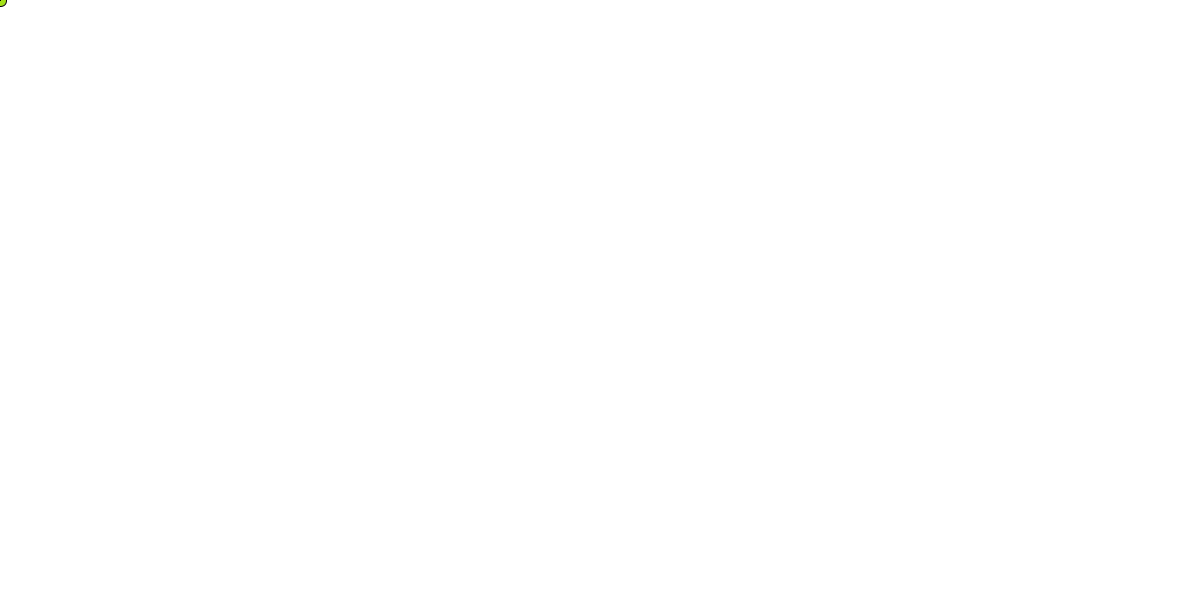
Frame 1 (no input)
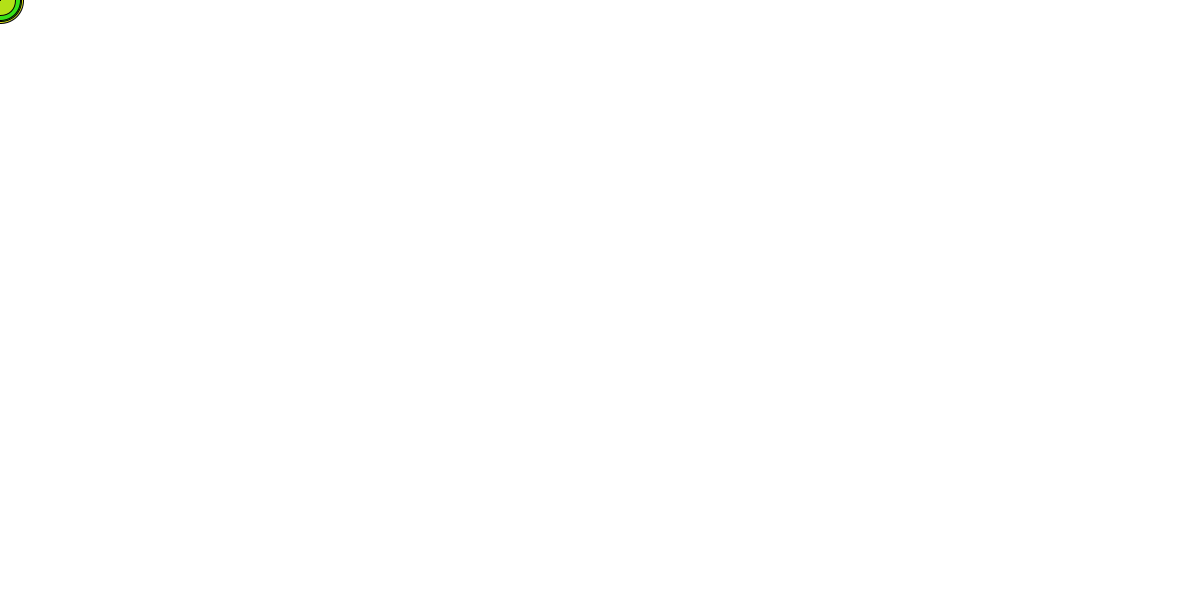
Frame 60 (the mouse pressed at the canvas centre just before this capture)
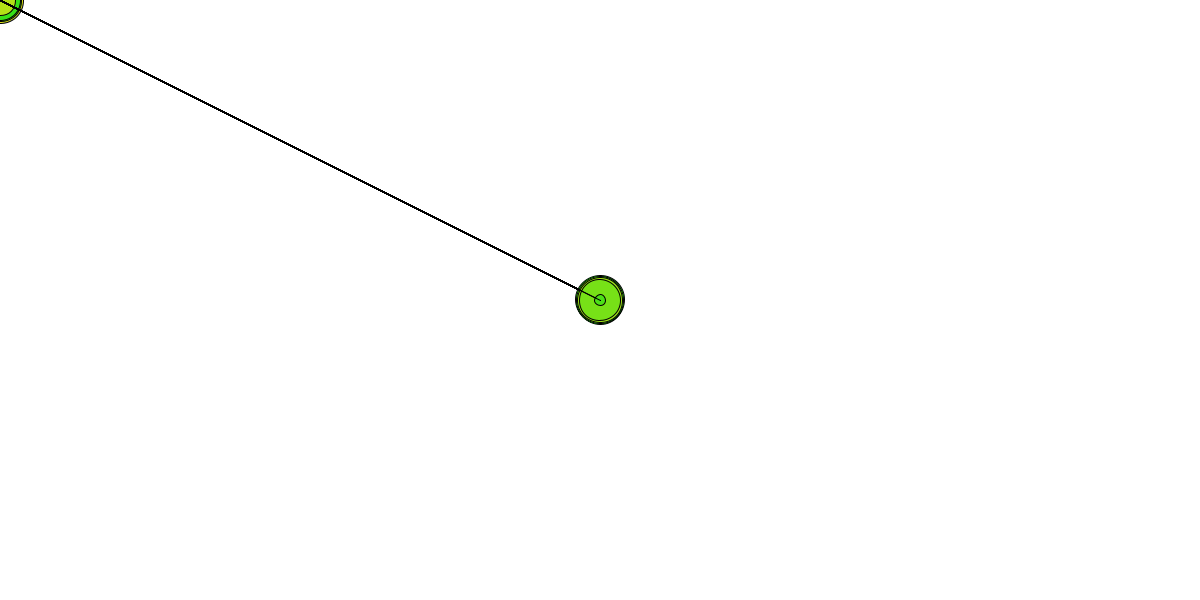
Frame 120 (the mouse held since frame 60 and released just before this capture)

The Processing sketch that drew these frames (run headless with seeded random() and noise(); from frame 60 on, the mouse is pressed at the canvas centre):

// Processing sketch: processing_72022
// ── processing_72022.pde

float randomDiameter = 10;
int growingDiameter = 0;
int randomRed = 0;
boolean boolGrowing = false;

void setup() {

  size(1200, 600);
  background(255, 255, 255);
}

void draw() {

  //fill(255, 25);
  //rect(0, 0, width, height);
  smooth();
  randomRed = int(random(0, 255));
  fill(randomRed, 225, 23);

  randomDiameter = random(50);
  ellipse(mouseX, mouseY, randomDiameter, randomDiameter);

  if (boolGrowing) {
    if (growingDiameter < 100) {
      growingDiameter++;
    }
    else {
      growingDiameter = 0;
    }
  }
  rect(mouseX, mouseY, growingDiameter, growingDiameter);
  triangle(mouseX, mouseY, growingDiameter, growingDiameter, growingDiameter, growingDiameter);
}


void mouseClicked() {  // Saves a PNG file named "DanielHa.png"
  save("DanielHa.pde");
  rect(0, 0, 0, 0);
  if (boolGrowing ==false) {
    boolGrowing = true;
  }
  else {
    boolGrowing = false;
  }
}
